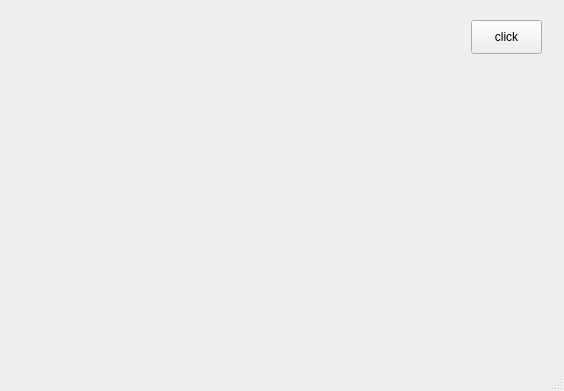
<?xml version="1.0" encoding="UTF-8"?>
<ui version="4.0">
 <class>MainWindow</class>
 <widget class="QMainWindow" name="MainWindow">
  <property name="geometry">
   <rect>
    <x>0</x>
    <y>0</y>
    <width>564</width>
    <height>391</height>
   </rect>
  </property>
  <property name="windowTitle">
   <string>MainWindow</string>
  </property>
  <widget class="QWidget" name="centralwidget">
   <widget class="QPushButton" name="pb">
    <property name="geometry">
     <rect>
      <x>471</x>
      <y>20</y>
      <width>71</width>
      <height>34</height>
     </rect>
    </property>
    <property name="text">
     <string>click</string>
    </property>
   </widget>
  </widget>
  <widget class="QMenuBar" name="menubar">
   <property name="geometry">
    <rect>
     <x>0</x>
     <y>0</y>
     <width>564</width>
     <height>26</height>
    </rect>
   </property>
  </widget>
  <widget class="QStatusBar" name="statusbar"/>
 </widget>
 <resources/>
 <connections/>
</ui>
